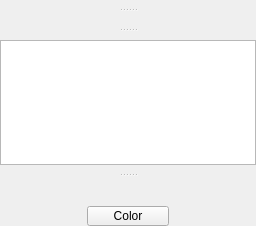
<?xml version="1.0" encoding="UTF-8"?>
<ui version="4.0">
 <class>FaceWidget</class>
 <widget class="QWidget" name="FaceWidget">
  <property name="geometry">
   <rect>
    <x>0</x>
    <y>0</y>
    <width>256</width>
    <height>226</height>
   </rect>
  </property>
  <property name="windowTitle">
   <string>Form</string>
  </property>
  <layout class="QVBoxLayout" name="verticalLayout">
   <property name="spacing">
    <number>0</number>
   </property>
   <property name="leftMargin">
    <number>0</number>
   </property>
   <property name="topMargin">
    <number>0</number>
   </property>
   <property name="rightMargin">
    <number>0</number>
   </property>
   <property name="bottomMargin">
    <number>0</number>
   </property>
   <item>
    <widget class="QSplitter" name="splitterMiddle">
     <property name="orientation">
      <enum>Qt::Vertical</enum>
     </property>
     <property name="handleWidth">
      <number>20</number>
     </property>
     <widget class="QSplitter" name="splitterTop">
      <property name="orientation">
       <enum>Qt::Vertical</enum>
      </property>
      <property name="handleWidth">
       <number>20</number>
      </property>
      <widget class="EyesWidget" name="widgetEyes" native="true">
       <property name="sizePolicy">
        <sizepolicy hsizetype="Minimum" vsizetype="Expanding">
         <horstretch>0</horstretch>
         <verstretch>0</verstretch>
        </sizepolicy>
       </property>
       <property name="minimumSize">
        <size>
         <width>0</width>
         <height>0</height>
        </size>
       </property>
      </widget>
      <widget class="RealtimeValuesWidget" name="widgetRealtimeValues" native="true">
       <property name="sizePolicy">
        <sizepolicy hsizetype="Minimum" vsizetype="Expanding">
         <horstretch>0</horstretch>
         <verstretch>0</verstretch>
        </sizepolicy>
       </property>
      </widget>
     </widget>
     <widget class="QSplitter" name="splitterBottom">
      <property name="orientation">
       <enum>Qt::Vertical</enum>
      </property>
      <property name="handleWidth">
       <number>20</number>
      </property>
      <widget class="LogWidget" name="logScroll">
       <property name="sizePolicy">
        <sizepolicy hsizetype="Minimum" vsizetype="Expanding">
         <horstretch>0</horstretch>
         <verstretch>0</verstretch>
        </sizepolicy>
       </property>
      </widget>
      <widget class="QWidget" name="widgetConnect" native="true">
       <property name="sizePolicy">
        <sizepolicy hsizetype="Expanding" vsizetype="Expanding">
         <horstretch>0</horstretch>
         <verstretch>0</verstretch>
        </sizepolicy>
       </property>
       <layout class="QGridLayout" name="gridLayout">
        <item row="0" column="0">
         <spacer name="verticalSpacer">
          <property name="orientation">
           <enum>Qt::Vertical</enum>
          </property>
          <property name="sizeHint" stdset="0">
           <size>
            <width>20</width>
            <height>40</height>
           </size>
          </property>
         </spacer>
        </item>
        <item row="1" column="0">
         <layout class="QHBoxLayout" name="horizontalLayout">
          <item>
           <widget class="TryToggle" name="tryToggleConnect" native="true">
            <property name="sizePolicy">
             <sizepolicy hsizetype="Minimum" vsizetype="Minimum">
              <horstretch>0</horstretch>
              <verstretch>0</verstretch>
             </sizepolicy>
            </property>
            <property name="minimumSize">
             <size>
              <width>10</width>
              <height>20</height>
             </size>
            </property>
           </widget>
          </item>
          <item>
           <widget class="QPushButton" name="pushButtonNewColor">
            <property name="minimumSize">
             <size>
              <width>0</width>
              <height>20</height>
             </size>
            </property>
            <property name="text">
             <string>Color</string>
            </property>
           </widget>
          </item>
          <item>
           <widget class="PanicButton" name="pushButtonPanic" native="true">
            <property name="sizePolicy">
             <sizepolicy hsizetype="Minimum" vsizetype="Minimum">
              <horstretch>0</horstretch>
              <verstretch>0</verstretch>
             </sizepolicy>
            </property>
            <property name="minimumSize">
             <size>
              <width>0</width>
              <height>20</height>
             </size>
            </property>
            <property name="toolTip">
             <string>Press the Panic button to stop all motion.</string>
            </property>
           </widget>
          </item>
         </layout>
        </item>
       </layout>
      </widget>
     </widget>
    </widget>
   </item>
  </layout>
 </widget>
 <customwidgets>
  <customwidget>
   <class>TryToggle</class>
   <extends>QWidget</extends>
   <header location="global">widgets/TryToggle.hpp</header>
   <container>1</container>
  </customwidget>
  <customwidget>
   <class>LogWidget</class>
   <extends>QPlainTextEdit</extends>
   <header location="global">widgets/LogWidget.hpp</header>
  </customwidget>
  <customwidget>
   <class>EyesWidget</class>
   <extends>QWidget</extends>
   <header location="global">../libpuppet/expression/EyesWidget.hpp</header>
   <container>1</container>
  </customwidget>
  <customwidget>
   <class>RealtimeValuesWidget</class>
   <extends>QWidget</extends>
   <header location="global">widgets/RealtimeValuesWidget.hpp</header>
   <container>1</container>
  </customwidget>
  <customwidget>
   <class>PanicButton</class>
   <extends>QWidget</extends>
   <header location="global">widgets/PanicButton.hpp</header>
   <container>1</container>
  </customwidget>
 </customwidgets>
 <resources/>
 <connections/>
</ui>
